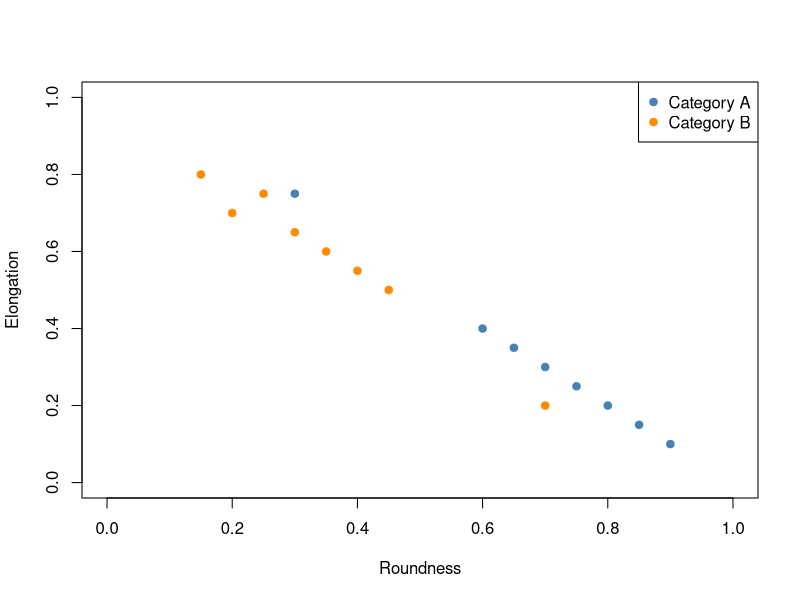
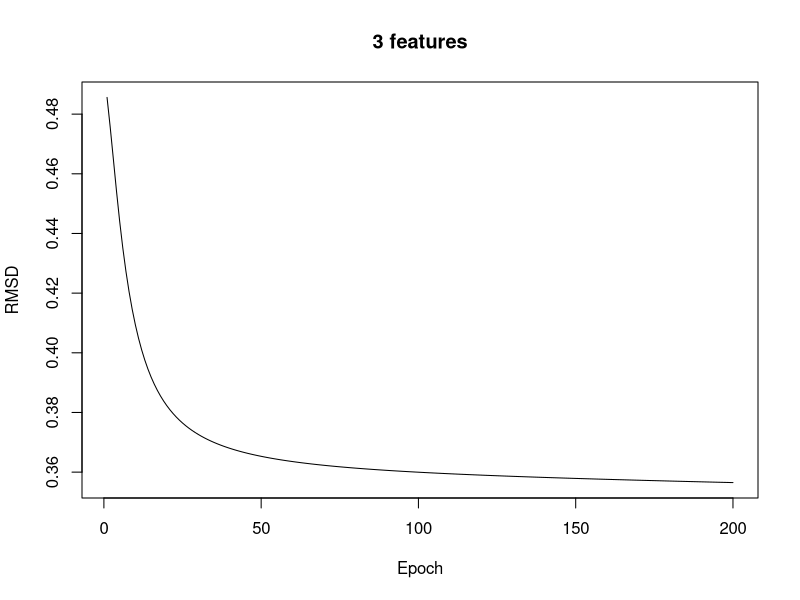
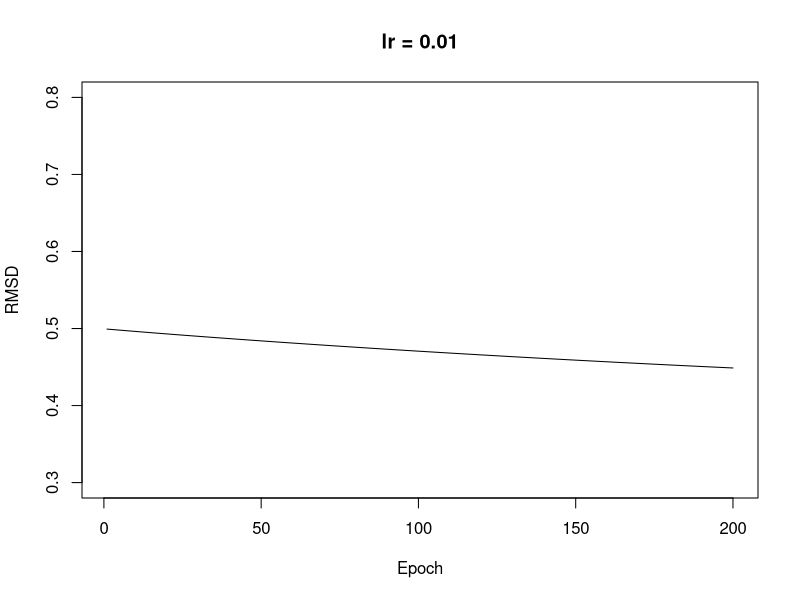
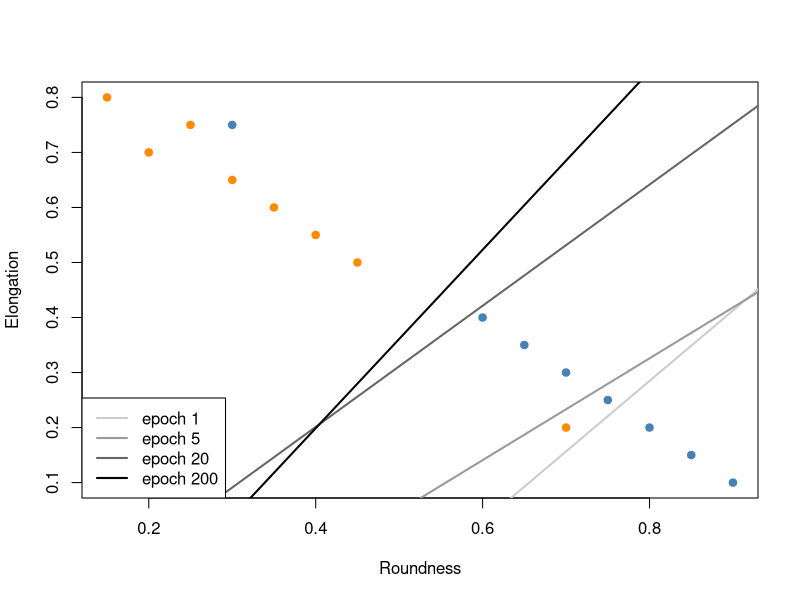
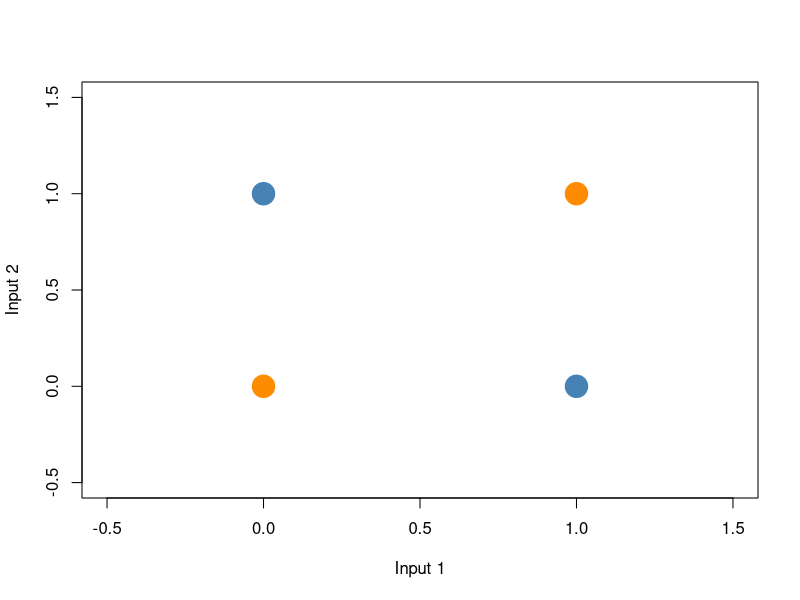
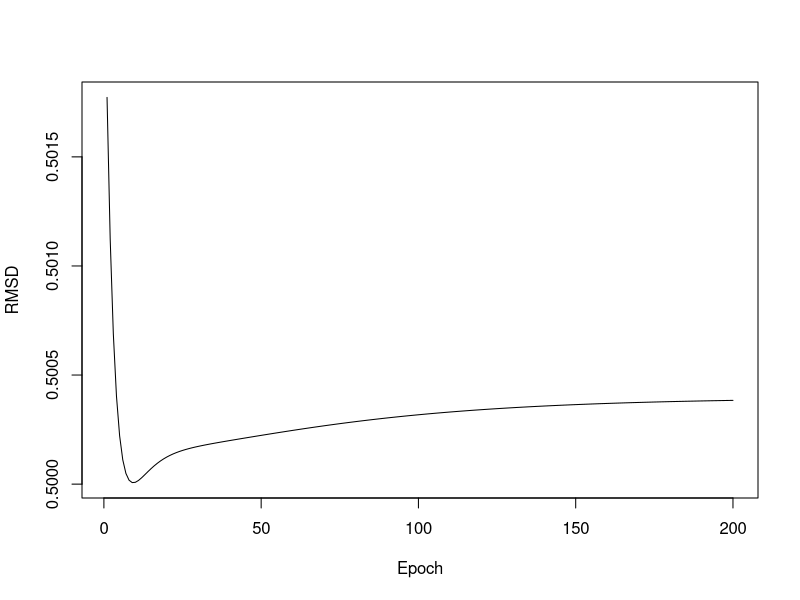

Source code (R) for these figures, in order:
## ---- chunk 1
# 16 shapes again, same as the lecture, but now with a third measurement
# (symmetry) added alongside roundness and elongation. First 8 rows are
# Category A, last 8 are Category B -- same layout as the lecture's data.
roundness  <- c(0.9, 0.85, 0.8, 0.75, 0.7, 0.65, 0.6, 0.3,
                0.2, 0.15, 0.25, 0.3, 0.35, 0.4, 0.45, 0.7)
elongation <- c(0.1, 0.15, 0.2, 0.25, 0.3, 0.35, 0.4, 0.75,
                0.7, 0.8, 0.75, 0.65, 0.6, 0.55, 0.5, 0.2)
symmetry   <- c(0.82, 0.78, 0.88, 0.74, 0.69, 0.64, 0.58, 0.32,
                0.28, 0.22, 0.30, 0.36, 0.42, 0.46, 0.50, 0.60)
category   <- c(1, 1, 1, 1, 1, 1, 1, 1,
                0, 0, 0, 0, 0, 0, 0, 0)

data <- data.frame(roundness, elongation, symmetry, category)
data
## ---- chunk 2
plot(data$roundness, data$elongation, pch = 19,
     col = ifelse(data$category == 1, "steelblue", "darkorange"),
     xlab = "Roundness", ylab = "Elongation", xlim = c(0, 1), ylim = c(0, 1))
legend("topright", legend = c("Category A", "Category B"),
       col = c("steelblue", "darkorange"), pch = 19)
## ---- chunk 3
sigmoid <- function(x) {
  1 / (1 + exp(-x))
}

# weights and x must be vectors of the same length -- sum(weights * x)
# computes the whole weighted sum in one line, however many inputs there are.
perceptron <- function(weights, bias, x) {
  sigmoid(sum(weights * x) + bias)
}
## ---- chunk 4
x1 <- c(data$roundness[1], data$elongation[1], data$symmetry[1])
perceptron(weights = c(2, -2, 0), bias = 0, x = x1)
## ---- chunk 5
# same shape, but with symmetry's own weight changed from 0 to 5
perceptron(weights = c(2, -2, 0), bias = 0, x = x1)
perceptron(weights = c(2, -2, 5), bias = 0, x = x1)
## ---- chunk 6
x1_no_symmetry <- c(data$roundness[1], data$elongation[1], 0)
perceptron(weights = c(2, -2, 0), bias = 0, x = x1_no_symmetry)
perceptron(weights = c(2, -2, 5), bias = 0, x = x1_no_symmetry)
## ---- chunk 7
x1_two_features <- c(data$roundness[1], data$elongation[1])
perceptron(weights = c(2, -2), bias = 0, x = x1_two_features)
## ---- chunk 8
# rmsd(): given a weight vector, a bias, and a feature_names vector saying
# which columns of `data` to use, compute RMSD across every shape at once.
rmsd <- function(weights, bias, data, feature_names) {
  X <- as.matrix(data[, feature_names])
  predicted <- apply(X, 1, function(x) perceptron(weights, bias, x))
  sqrt(mean((data$category - predicted)^2))
}

feature_names <- c("roundness", "elongation", "symmetry")
rmsd(c(1, 1, 1), 0, data, feature_names)
rmsd(c(6, -6, 6), 0, data, feature_names)
## ---- chunk 9
w <- c(2, -2, 0)
bias <- 0
lr <- 0.5
target <- data$category[1]

# trial A: symmetry's real value
xi_a <- c(data$roundness[1], data$elongation[1], data$symmetry[1])
pred_a <- perceptron(w, bias, xi_a)
delta_a <- (target - pred_a) * pred_a * (1 - pred_a)
w_new_a <- w + lr * delta_a * xi_a
round(w_new_a, 4)

# trial B: symmetry set to 0 for this trial
xi_b <- c(data$roundness[1], data$elongation[1], 0)
pred_b <- perceptron(w, bias, xi_b)
delta_b <- (target - pred_b) * pred_b * (1 - pred_b)
w_new_b <- w + lr * delta_b * xi_b
round(w_new_b, 4)
## ---- chunk 10
# Same trial, two different starting-weight scenarios.
w_confident <- c(2, -2, 0)
w_unsure    <- c(0, 0, 0)   # z = 0 for any input -> predicted = 0.5 exactly

pred_confident <- perceptron(w_confident, 0, xi_a)
delta_confident <- (target - pred_confident) * pred_confident * (1 - pred_confident)

pred_unsure <- perceptron(w_unsure, 0, xi_a)
delta_unsure <- (target - pred_unsure) * pred_unsure * (1 - pred_unsure)

round(c(predicted = pred_confident, delta = delta_confident), 4)
round(c(predicted = pred_unsure, delta = delta_unsure), 4)
## ---- chunk 11
feature_names <- c("roundness", "elongation", "symmetry")
weights <- c(0.1, 0.1, 0.1)
bias <- 0.1
lr <- 0.5
n_epochs <- 200
loss_history <- numeric(n_epochs)

for (epoch in 1:n_epochs) {
  for (i in 1:nrow(data)) {
    xi <- as.numeric(data[i, feature_names])
    target <- data$category[i]
    pred <- perceptron(weights, bias, xi)
    delta <- (target - pred) * pred * (1 - pred)
    weights <- weights + lr * delta * xi
    bias <- bias + lr * delta
  }
  loss_history[epoch] <- rmsd(weights, bias, data, feature_names)
}

plot(loss_history, type = "l", xlab = "Epoch", ylab = "RMSD", main = "3 features")
loss_history[n_epochs]
## ---- chunk 12
X <- as.matrix(data[, feature_names])
predicted_prob <- apply(X, 1, function(x) perceptron(weights, bias, x))
predicted_category <- ifelse(predicted_prob >= 0.5, 1, 0)

data.frame(prob = round(predicted_prob, 2),
           predicted = predicted_category,
           actual = data$category)
## ---- chunk 13
feature_names <- c("roundness", "elongation", "symmetry")

run_training <- function(lr_value, n_epochs = 200) {
  weights <- c(0.1, 0.1, 0.1); bias <- 0.1
  loss_history <- numeric(n_epochs)
  for (epoch in 1:n_epochs) {
    for (i in 1:nrow(data)) {
      xi <- as.numeric(data[i, feature_names])
      target <- data$category[i]
      pred <- perceptron(weights, bias, xi)
      delta <- (target - pred) * pred * (1 - pred)
      weights <- weights + lr_value * delta * xi
      bias <- bias + lr_value * delta
    }
    loss_history[epoch] <- rmsd(weights, bias, data, feature_names)
  }
  loss_history
}

lr = 0.01;
plot(run_training(lr), type = "l", xlab = "Epoch", ylab = "RMSD", main = "lr = 0.01",
     ylim = c(0.3, 0.8))
## ---- chunk 14
feature_names <- c("roundness", "elongation")
weights <- c(0.1, 0.1); bias <- 0.1
checkpoints <- c(1, 5, 20, 200)
saved <- list()

for (epoch in 1:200) {
  for (i in 1:nrow(data)) {
    xi <- as.numeric(data[i, feature_names])
    target <- data$category[i]
    pred <- perceptron(weights, bias, xi)
    delta <- (target - pred) * pred * (1 - pred)
    weights <- weights + 0.5 * delta * xi
    bias <- bias + 0.5 * delta
  }
  if (epoch %in% checkpoints) saved[[as.character(epoch)]] <- c(weights, bias)
}

plot(data$roundness, data$elongation, pch = 19,
     col = ifelse(data$category == 1, "steelblue", "darkorange"),
     xlab = "Roundness", ylab = "Elongation")
x_seq <- seq(0, 1, length.out = 100)
cols <- c("gray80", "gray60", "gray40", "black")
for (k in seq_along(checkpoints)) {
  w <- saved[[as.character(checkpoints[k])]]
  lines(x_seq, -(w[1] * x_seq + w[3]) / w[2], col = cols[k], lwd = 2)
}
legend("bottomleft", legend = paste("epoch", checkpoints), col = cols, lwd = 2)
## ---- chunk 15
x1 <- c(0, 0, 1, 1)
x2 <- c(0, 1, 0, 1)
category <- c(0, 1, 1, 0)
xor_data <- data.frame(x1, x2, category)

plot(xor_data$x1, xor_data$x2, pch = 19, cex = 3,
     col = ifelse(xor_data$category == 1, "steelblue", "darkorange"),
     xlab = "Input 1", ylab = "Input 2", xlim = c(-0.5, 1.5), ylim = c(-0.5, 1.5))
## ---- chunk 16
weights <- c(0.1, 0.1); bias <- 0.1
loss_history_xor <- numeric(200)
for (epoch in 1:200) {
  for (i in 1:nrow(xor_data)) {
    xi <- c(xor_data$x1[i], xor_data$x2[i])
    target <- xor_data$category[i]
    pred <- perceptron(weights, bias, xi)
    delta <- (target - pred) * pred * (1 - pred)
    weights <- weights + 0.5 * delta * xi
    bias <- bias + 0.5 * delta
  }
  # rmsd() from Part 2 works unchanged here -- xor_data has a category column,
  # and the feature_names argument just says which columns are the inputs.
  # Same function, new dataset.
  loss_history_xor[epoch] <- rmsd(weights, bias, xor_data, c("x1", "x2"))
}
plot(loss_history_xor, type = "l", xlab = "Epoch", ylab = "RMSD")
